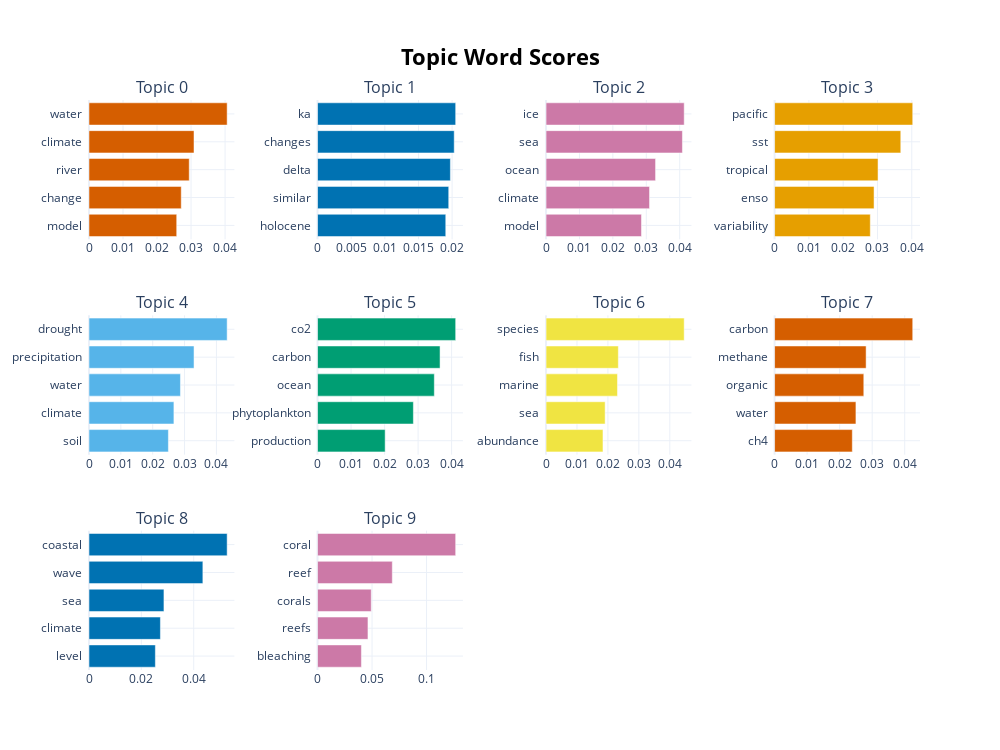

The notebook cell saved with this chart:
### Code cell
model.visualize_barchart(top_n_topics=10)

### Figure 1 — Plotly figure (JSON) as saved in the notebook; plotly's stock layout.template omitted (floating-point values rounded to 4 significant figures)
{"data": [{"marker": {"color": "#D55E00"}, "orientation": "h", "type": "bar", "x": [0.02579, 0.02712, 0.02947, 0.03087, 0.04061], "xaxis": "x", "y": ["model  ", "change  ", "river  ", "climate  ", "water  "], "yaxis": "y"}, {"marker": {"color": "#0072B2"}, "orientation": "h", "type": "bar", "x": [0.01906, 0.0195, 0.01974, 0.02031, 0.02053], "xaxis": "x2", "y": ["holocene  ", "similar  ", "delta  ", "changes  ", "ka  "], "yaxis": "y2"}, {"marker": {"color": "#CC79A7"}, "orientation": "h", "type": "bar", "x": [0.02856, 0.03097, 0.03278, 0.04081, 0.04135], "xaxis": "x3", "y": ["model  ", "climate  ", "ocean  ", "sea  ", "ice  "], "yaxis": "y3"}, {"marker": {"color": "#E69F00"}, "orientation": "h", "type": "bar", "x": [0.02791, 0.029, 0.03017, 0.03679, 0.04028], "xaxis": "x4", "y": ["variability  ", "enso  ", "tropical  ", "sst  ", "pacific  "], "yaxis": "y4"}, {"marker": {"color": "#56B4E9"}, "orientation": "h", "type": "bar", "x": [0.02492, 0.02666, 0.02871, 0.03297, 0.04337], "xaxis": "x5", "y": ["soil  ", "climate  ", "water  ", "precipitation  ", "drought  "], "yaxis": "y5"}, {"marker": {"color": "#009E73"}, "orientation": "h", "type": "bar", "x": [0.02017, 0.02859, 0.03484, 0.03655, 0.04121], "xaxis": "x6", "y": ["production  ", "phytoplankton  ", "ocean  ", "carbon  ", "co2  "], "yaxis": "y6"}, {"marker": {"color": "#F0E442"}, "orientation": "h", "type": "bar", "x": [0.0184, 0.0191, 0.02309, 0.02337, 0.04465], "xaxis": "x7", "y": ["abundance  ", "sea  ", "marine  ", "fish  ", "species  "], "yaxis": "y7"}, {"marker": {"color": "#D55E00"}, "orientation": "h", "type": "bar", "x": [0.02389, 0.025, 0.02742, 0.02813, 0.04246], "xaxis": "x8", "y": ["ch4  ", "water  ", "organic  ", "methane  ", "carbon  "], "yaxis": "y8"}, {"marker": {"color": "#0072B2"}, "orientation": "h", "type": "bar", "x": [0.02535, 0.02728, 0.02863, 0.04349, 0.05278], "xaxis": "x9", "y": ["level  ", "climate  ", "sea  ", "wave  ", "coastal  "], "yaxis": "y9"}, {"marker": {"color": "#CC79A7"}, "orientation": "h", "type": "bar", "x": [0.04025, 0.04625, 0.04927, 0.06859, 0.1267], "xaxis": "x10", "y": ["bleaching  ", "reefs  ", "corals  ", "reef  ", "coral  "], "yaxis": "y10"}], "layout": {"annotations": [{"font": {"size": 16}, "showarrow": false, "text": "Topic 0", "x": 0.0875, "xanchor": "center", "xref": "paper", "y": 1, "yanchor": "bottom", "yref": "paper"}, {"font": {"size": 16}, "showarrow": false, "text": "Topic 1", "x": 0.3625, "xanchor": "center", "xref": "paper", "y": 1, "yanchor": "bottom", "yref": "paper"}, {"font": {"size": 16}, "showarrow": false, "text": "Topic 2", "x": 0.6375, "xanchor": "center", "xref": "paper", "y": 1, "yanchor": "bottom", "yref": "paper"}, {"font": {"size": 16}, "showarrow": false, "text": "Topic 3", "x": 0.9125, "xanchor": "center", "xref": "paper", "y": 1, "yanchor": "bottom", "yref": "paper"}, {"font": {"size": 16}, "showarrow": false, "text": "Topic 4", "x": 0.0875, "xanchor": "center", "xref": "paper", "y": 0.6222, "yanchor": "bottom", "yref": "paper"}, {"font": {"size": 16}, "showarrow": false, "text": "Topic 5", "x": 0.3625, "xanchor": "center", "xref": "paper", "y": 0.6222, "yanchor": "bottom", "yref": "paper"}, {"font": {"size": 16}, "showarrow": false, "text": "Topic 6", "x": 0.6375, "xanchor": "center", "xref": "paper", "y": 0.6222, "yanchor": "bottom", "yref": "paper"}, {"font": {"size": 16}, "showarrow": false, "text": "Topic 7", "x": 0.9125, "xanchor": "center", "xref": "paper", "y": 0.6222, "yanchor": "bottom", "yref": "paper"}, {"font": {"size": 16}, "showarrow": false, "text": "Topic 8", "x": 0.0875, "xanchor": "center", "xref": "paper", "y": 0.2444, "yanchor": "bottom", "yref": "paper"}, {"font": {"size": 16}, "showarrow": false, "text": "Topic 9", "x": 0.3625, "xanchor": "center", "xref": "paper", "y": 0.2444, "yanchor": "bottom", "yref": "paper"}], "height": 750, "hoverlabel": {"bgcolor": "white", "font": {"family": "Rockwell", "size": 16}}, "showlegend": false, "title": {"font": {"color": "Black", "size": 22}, "text": "<b>Topic Word Scores", "x": 0.5, "xanchor": "center", "yanchor": "top"}, "width": 1000, "xaxis": {"anchor": "y", "domain": [0, 0.175], "showgrid": true}, "xaxis10": {"anchor": "y10", "domain": [0.275, 0.45], "showgrid": true}, "xaxis11": {"anchor": "y11", "domain": [0.55, 0.725], "showgrid": true}, "xaxis12": {"anchor": "y12", "domain": [0.825, 1], "showgrid": true}, "xaxis2": {"anchor": "y2", "domain": [0.275, 0.45], "showgrid": true}, "xaxis3": {"anchor": "y3", "domain": [0.55, 0.725], "showgrid": true}, "xaxis4": {"anchor": "y4", "domain": [0.825, 1], "showgrid": true}, "xaxis5": {"anchor": "y5", "domain": [0, 0.175], "showgrid": true}, "xaxis6": {"anchor": "y6", "domain": [0.275, 0.45], "showgrid": true}, "xaxis7": {"anchor": "y7", "domain": [0.55, 0.725], "showgrid": true}, "xaxis8": {"anchor": "y8", "domain": [0.825, 1], "showgrid": true}, "xaxis9": {"anchor": "y9", "domain": [0, 0.175], "showgrid": true}, "yaxis": {"anchor": "x", "domain": [0.7556, 1], "showgrid": true}, "yaxis10": {"anchor": "x10", "domain": [0, 0.2444], "showgrid": true}, "yaxis11": {"anchor": "x11", "domain": [0, 0.2444], "showgrid": true}, "yaxis12": {"anchor": "x12", "domain": [0, 0.2444], "showgrid": true}, "yaxis2": {"anchor": "x2", "domain": [0.7556, 1], "showgrid": true}, "yaxis3": {"anchor": "x3", "domain": [0.7556, 1], "showgrid": true}, "yaxis4": {"anchor": "x4", "domain": [0.7556, 1], "showgrid": true}, "yaxis5": {"anchor": "x5", "domain": [0.3778, 0.6222], "showgrid": true}, "yaxis6": {"anchor": "x6", "domain": [0.3778, 0.6222], "showgrid": true}, "yaxis7": {"anchor": "x7", "domain": [0.3778, 0.6222], "showgrid": true}, "yaxis8": {"anchor": "x8", "domain": [0.3778, 0.6222], "showgrid": true}, "yaxis9": {"anchor": "x9", "domain": [0, 0.2444], "showgrid": true}}}
